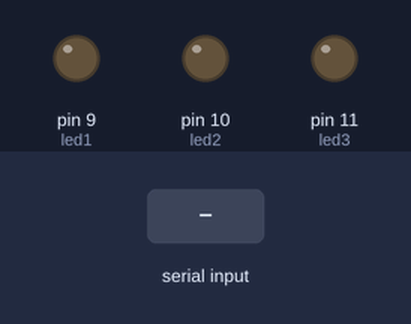
Recording of a sketch running on a simulated Arduino Uno, built with avr-gcc and run on an emulated ATmega328P. Parts: output pins drawn as LEDs (lit = HIGH). Inputs (shaded band) come from the test bench.

Above: at 1.2 s.
1.3 s: "E" received over Serial
At 1.9 s:
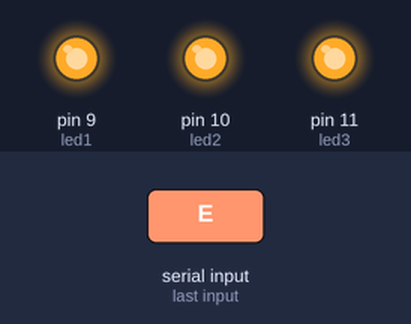
2.8 s: "F" received over Serial
At 3.1 s:
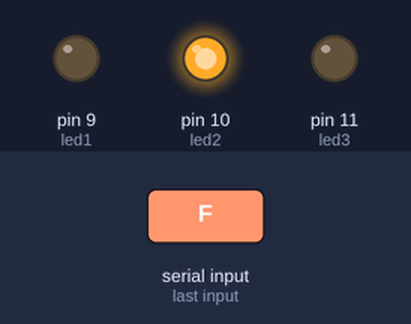
At 5.8 s:
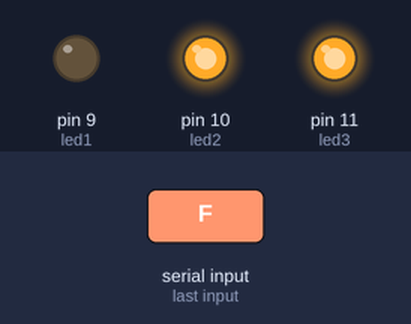
Timing chart, 0 to 14.3 s (numbered marks = the images above; inputs shaded):
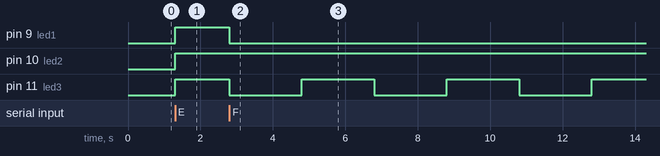

The sketch:

sketch-tres-led-intervalo.ino
```cpp
int led1 = 9;
int led2 = 10;
int led3 = 11;
int seconds = 1000;
char letter = 'x';

void setup() {
  pinMode(led1, OUTPUT);
  pinMode(led2, OUTPUT);
  pinMode(led3, OUTPUT);
  statusLed(LOW);
  Serial.begin(9600);
}

void loop() {
  switch(letter = Serial.read()) {
    case 'D': // Apaga
      statusLed(LOW);
    break;
    case 'E': // Enciende
      statusLed(HIGH);
    break;
    case 'F': // Primero apagado, segundo encendido, tercero parpadea tres veces y luego se apaga.
      digitalWrite(led1, LOW);
      digitalWrite(led2, HIGH);
      int i = 0;
      while(i <= 2) {
        digitalWrite(led3, LOW);
        delay(seconds * 2);
        digitalWrite(led3, HIGH);
        delay(seconds * 2);
        i++;
      }
      statusLed(LOW);
    break;
  }
}

void statusLed(int status) { // Asigna el estado del led ya sea encendido o apagado
  digitalWrite(led1, status);
  digitalWrite(led2, status);
  digitalWrite(led3, status);
}
```

Measured:
- after the input at 1.3 s, pin 9 (led1), pin 10 (led2), pin 11 (led3): LOW → HIGH at once
- after the input at 2.8 s, pin 9 (led1): HIGH → LOW at once; pin 11 (led3): alternates HIGH for 2.0 s and LOW for 2.0 s, starting at once
